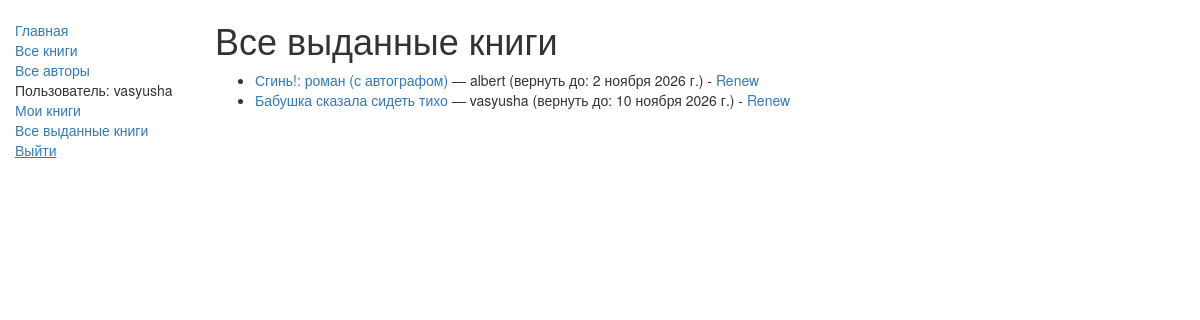
Page /catalog/all-borrowed/ (signed in) on the committed database.
### catalog/models.py (models this page shows, shortened)
class BookInstance(models.Model):
    id = models.UUIDField(
        primary_key=True,
        default=uuid.uuid4,
        help_text="Уникальный ID для конкретного экземпляра во всей библиотеке"
    )
    book = models.ForeignKey(
        Book,
        on_delete=models.SET_NULL,
        null=True,
        verbose_name="Книга"
    )
    imprint = models.CharField(max_length=200, verbose_name="Издательство")
    due_back = models.DateField(verbose_name="Дата возврата", null=True, blank=True)
    borrower = models.ForeignKey(
        User,
        on_delete=models.SET_NULL,
        null=True,
        blank=True,
        verbose_name="Читатель"  # Добавили русское название
    )
    LOAN_STATUS = (
        ('m', 'На обслуживании'),
        ('o', 'Выдана'),
        ('a', 'Доступна'),
        ('r', 'Забронирована'),
    )
    status = models.CharField(
        max_length=1,
        choices=LOAN_STATUS,
        blank=True,
        default='m',
        verbose_name="Статус",
        help_text='Доступность книги'
    )
    class Meta:
        ordering = ["due_back"]
        verbose_name = "Экземпляр книги"
        verbose_name_plural = "Экземпляры книг"
        permissions = (("can_mark_returned", "Отметить книгу как возвращенную"),)

class Book(models.Model):
    title = models.CharField(max_length=200, verbose_name="Название")
    author = models.ForeignKey(
        Author,
        on_delete=models.SET_NULL,
        null=True,
        verbose_name="Автор"
    )
    summary = models.TextField(
        max_length=1000,
        verbose_name="Аннотация",
        help_text="Введите краткое описание книги"
    )
    isbn = models.CharField(
        max_length=13,
        verbose_name="ISBN",
        help_text='13 символов <a href="https://www.isbn-international.org/content/what-isbn">ISBN номер</a>'
    )
    genre = models.ManyToManyField(
        Genre,
        verbose_name="Жанр",
        help_text="Выберите жанр для этой книги"
    )
    language = models.ForeignKey(
        Language,
        on_delete=models.SET_NULL,
        null=True,
        verbose_name="Язык"
    )
    class Meta:
        verbose_name = "Книга"
        verbose_name_plural = "Книги"
    def display_genre(self):
        return ', '.join([genre.name for genre in self.genre.all()[:3]])
    display_genre.short_description = 'Жанр'
    def get_absolute_url(self):
        return reverse('book-detail', args=[str(self.id)])

### catalog/views.py (the view)
# urls.py: path('all-borrowed/', views.LoanedBooksAllListView.as_view(), name='all-borrowed'),
class LoanedBooksAllListView(PermissionRequiredMixin, generic.ListView):
    model = BookInstance
    template_name = 'catalog/bookinstance_list_borrowed.html'
    permission_required = 'catalog.can_mark_returned'
    paginate_by = 10
    def get_queryset(self):
        return BookInstance.objects.filter(
            status__exact='o'
        ).order_by('due_back')

### catalog/templates/catalog/bookinstance_list_borrowed.html
{% extends "base_generic.html" %}
{% block content %}
<h1>Все выданные книги</h1>
{% if bookinstance_list %}
<ul>
    {% for bookinst in bookinstance_list %}
    <li>
        <a href="{{ bookinst.book.get_absolute_url }}">
            {{ bookinst.book.title }}
        </a>
        — {{ bookinst.borrower }}
        (вернуть до: {{ bookinst.due_back }})
        {% if perms.catalog.can_mark_returned %} -
        <a href="{% url 'renew-book-librarian' bookinst.id %}">Renew</a>
        {% endif %}
    </li>
    {% endfor %}
</ul>
{% else %}
<p>Нет выданных книг.</p>
{% endif %}
{% endblock %}

### catalog/templates/base_generic.html (shortened to what this page needs)
<!DOCTYPE html>
<html lang="ru">
  <head>
    <link
      rel="stylesheet"
      href="https://maxcdn.bootstrapcdn.com/bootstrap/3.3.7/css/bootstrap.min.css" />
    {% load static %}
    <link rel="stylesheet" href="{% static 'css/styles.css' %}" />
  </head>
  <body>
    <div class="container-fluid">
      <div class="row">
        <div class="col-sm-2">
          {% block sidebar %}
            <ul class="sidebar-nav">
              <li><a href="{% url 'index' %}">Главная</a></li>
              <li><a href="{% url 'books' %}">Все книги</a></li>
              <li><a href="{% url 'authors' %}">Все авторы</a></li>
              {% if user.is_authenticated %}
                <li>Пользователь: {{ user.get_username }}</li>
              <li><a href="{% url 'my-borrowed' %}">Мои книги</a></li>
              {% if perms.catalog.can_mark_returned %}
              <li><a href="{% url 'all-borrowed' %}">Все выданные книги</a></li>
              {% endif %}
                <li>
                  <form method="post" action="{% url 'logout' %}?next={{ request.path }}" style="display:inline;">
                    <button type="submit" style="background:none; border:none; color:#337ab7; padding:0; text-decoration:underline; cursor:pointer;">
                      Выйти
                    </button>
                  </form>
                </li>
              {% else %}
                <li><a href="{% url 'login' %}?next={{ request.path }}">Войти</a></li>
              {% endif %}
            </ul>
          {% endblock %}
        </div>
        <div class="col-sm-10 ">
          {% block content %}{% endblock %}
        </div>
      </div>
    </div>
  </body>
</html>

### catalog/static/css/styles.css (style rules this page uses)
.sidebar-nav { margin-top: 20px; padding: 0; list-style: none; }

### rows in the picture
BookInstance: book "Сгинь!: роман (с автографом)", borrower "albert", due_back "2 ноября 2026 г."
BookInstance: book "Бабушка сказала сидеть тихо", borrower "vasyusha", due_back "10 ноября 2026 г."

### other values in the picture
{{ user.get_username }} "vasyusha"
